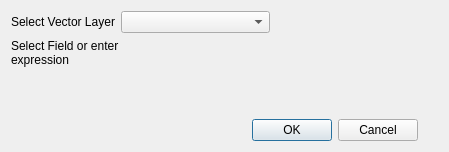
<?xml version="1.0" encoding="UTF-8"?>
<ui version="4.0">
 <class>StepOneDialogBase</class>
 <widget class="QDialog" name="StepOneDialogBase">
  <property name="geometry">
   <rect>
    <x>0</x>
    <y>0</y>
    <width>449</width>
    <height>152</height>
   </rect>
  </property>
  <property name="windowTitle">
   <string>Step One</string>
  </property>
  <layout class="QGridLayout" name="gridLayout_3">
   <item row="0" column="0">
    <layout class="QGridLayout" name="gridLayout">
     <item row="0" column="0">
      <widget class="QLabel" name="lblSelectVector">
       <property name="text">
        <string>Select Vector Layer</string>
       </property>
      </widget>
     </item>
     <item row="0" column="1">
      <widget class="QgsMapLayerComboBox" name="cmbxSelectVector">
       <property name="sizePolicy">
        <sizepolicy hsizetype="Expanding" vsizetype="Fixed">
         <horstretch>0</horstretch>
         <verstretch>0</verstretch>
        </sizepolicy>
       </property>
      </widget>
     </item>
     <item row="0" column="2">
      <spacer name="horizontalSpacer">
       <property name="orientation">
        <enum>Qt::Horizontal</enum>
       </property>
       <property name="sizeHint" stdset="0">
        <size>
         <width>40</width>
         <height>20</height>
        </size>
       </property>
      </spacer>
     </item>
    </layout>
   </item>
   <item row="1" column="0">
    <layout class="QGridLayout" name="gridLayout_2">
     <item row="0" column="0">
      <widget class="QLabel" name="lblFilter">
       <property name="sizePolicy">
        <sizepolicy hsizetype="Preferred" vsizetype="Preferred">
         <horstretch>0</horstretch>
         <verstretch>0</verstretch>
        </sizepolicy>
       </property>
       <property name="text">
        <string>Select Field or enter expression</string>
       </property>
       <property name="wordWrap">
        <bool>true</bool>
       </property>
      </widget>
     </item>
     <item row="0" column="1">
      <widget class="QgsFieldExpressionWidget" name="fewFilter">
       <property name="sizePolicy">
        <sizepolicy hsizetype="Expanding" vsizetype="Preferred">
         <horstretch>0</horstretch>
         <verstretch>0</verstretch>
        </sizepolicy>
       </property>
       <property name="allowEmptyFieldName">
        <bool>false</bool>
       </property>
      </widget>
     </item>
     <item row="0" column="2">
      <spacer name="horizontalSpacer_4">
       <property name="orientation">
        <enum>Qt::Horizontal</enum>
       </property>
       <property name="sizeHint" stdset="0">
        <size>
         <width>40</width>
         <height>20</height>
        </size>
       </property>
      </spacer>
     </item>
    </layout>
   </item>
   <item row="2" column="1">
    <spacer name="verticalSpacer">
     <property name="orientation">
      <enum>Qt::Vertical</enum>
     </property>
     <property name="sizeHint" stdset="0">
      <size>
       <width>20</width>
       <height>36</height>
      </size>
     </property>
    </spacer>
   </item>
   <item row="3" column="0">
    <layout class="QHBoxLayout" name="horizontalLayout_3">
     <item>
      <spacer name="horizontalSpacer_3">
       <property name="orientation">
        <enum>Qt::Horizontal</enum>
       </property>
       <property name="sizeHint" stdset="0">
        <size>
         <width>40</width>
         <height>20</height>
        </size>
       </property>
      </spacer>
     </item>
     <item>
      <widget class="QDialogButtonBox" name="bbOKCancel">
       <property name="orientation">
        <enum>Qt::Horizontal</enum>
       </property>
       <property name="standardButtons">
        <set>QDialogButtonBox::Cancel|QDialogButtonBox::Ok</set>
       </property>
      </widget>
     </item>
    </layout>
   </item>
  </layout>
 </widget>
 <customwidgets>
  <customwidget>
   <class>QgsFieldExpressionWidget</class>
   <extends>QWidget</extends>
   <header>qgsfieldexpressionwidget.h</header>
  </customwidget>
  <customwidget>
   <class>QgsMapLayerComboBox</class>
   <extends>QComboBox</extends>
   <header>qgsmaplayercombobox.h</header>
  </customwidget>
 </customwidgets>
 <resources/>
 <connections>
  <connection>
   <sender>bbOKCancel</sender>
   <signal>accepted()</signal>
   <receiver>StepOneDialogBase</receiver>
   <slot>accept()</slot>
   <hints>
    <hint type="sourcelabel">
     <x>20</x>
     <y>20</y>
    </hint>
    <hint type="destinationlabel">
     <x>20</x>
     <y>20</y>
    </hint>
   </hints>
  </connection>
  <connection>
   <sender>bbOKCancel</sender>
   <signal>rejected()</signal>
   <receiver>StepOneDialogBase</receiver>
   <slot>reject()</slot>
   <hints>
    <hint type="sourcelabel">
     <x>20</x>
     <y>20</y>
    </hint>
    <hint type="destinationlabel">
     <x>20</x>
     <y>20</y>
    </hint>
   </hints>
  </connection>
 </connections>
</ui>
